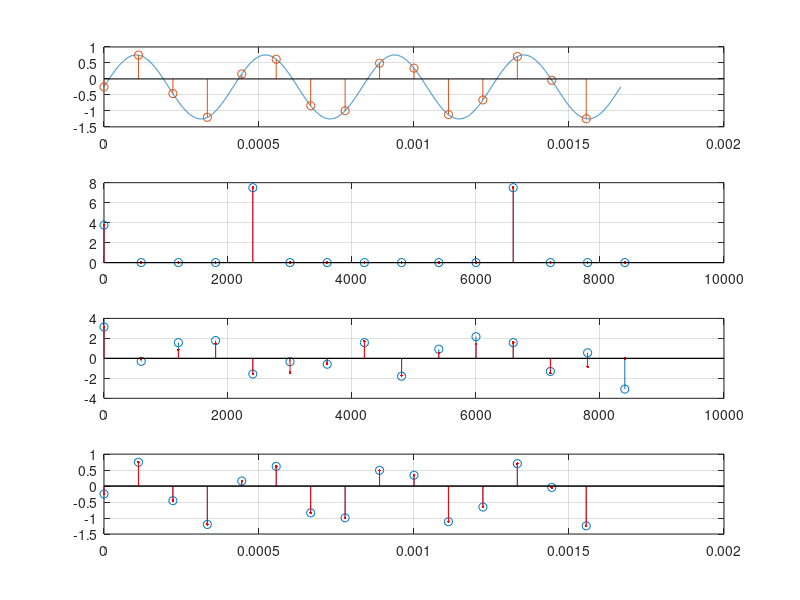

This chart was generated by the following MATLAB code:
clc; clear; close all;

f0=2400;    fs=9000;    N=15;
dt=1/fs;    td=dt*(N-1);
t=linspace(0,N/fs,10000);
n=0:N-1;
ts=n/fs;

s=-0.25+sin(2*pi*f0*t);
sp=-0.25+sin(2*pi*f0*ts);

%DFT
X=zeros(1,N);
for k=0:(N-1)
    for n=0:(N-1)
        X(k+1)=X(k+1)+sp(n+1).*exp(-1j*2*pi*n*k/N);
    end
end

Xfft=fft(sp);

%IDFT
Xinv=zeros(1,N);
for k=0:(N-1)
    for n=0:(N-1)
        Xinv(k+1)=Xinv(k+1)+X(n+1).*exp(1j*2*pi*n*k/N)/N;
    end
end

Xifft=ifft(X);
n=0:N-1;
f=fs/N*(0:N-1);

figure(1)
    subplot(4,1,1)
    plot(t,s); grid on; hold on;
    stem(ts, sp);

    subplot(4,1,2)
    stem(f, abs(X)); grid on; hold on;
    stem(f, abs(Xfft), 'r.');

    subplot(4,1,3)
    stem(f, angle(X)); grid on; hold on;
    stem(f, angle(Xfft), 'r.');

    subplot(4,1,4)
    stem(ts, real(Xinv)); grid on; hold on;
    stem(ts, real(Xifft), 'r.');
